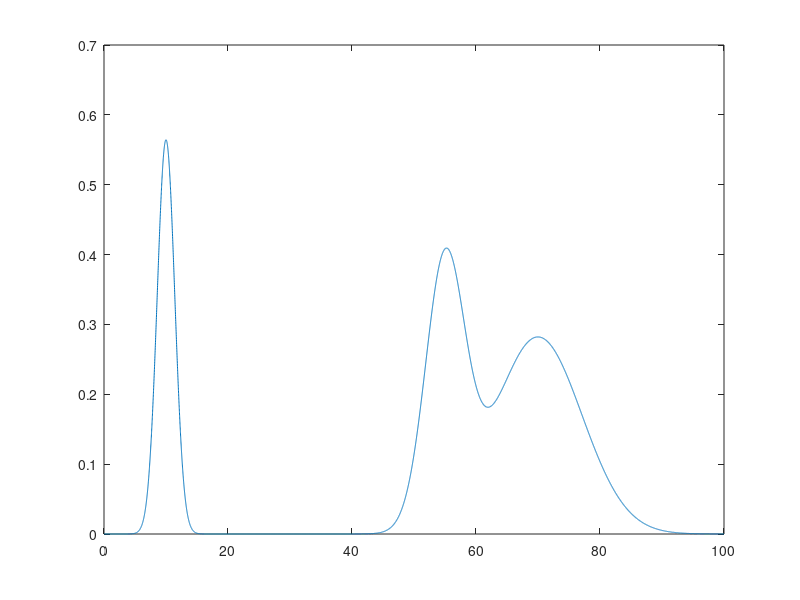

Write MATLAB code to recreate this figure. (Note: this script raises an error after producing the figure.)
function test_fftf_1D
% testing filter, related to standard fft transformation.

t = (1:10000)*0.01;

fd = fdistr(t);
plot(t,fd);
distr = build_distribution(t,fd,100000);

[bedg,bin] = build_bins(t);
fc = histcounts(distr,bedg);
fc = fc./bin;
hold on;
plot(t,fc);


[X, f, y, y2] = fftf_1D(t, fc, [],20);

[X, f, y, y2] = fftf_1D(t, fc, [],10);
[X, f, y, y2] = fftf_1D(t, fc, [],50);








function fd = fdistr(t)

t_min = min(t);
t_max = max(t);
dT = t_max-t_min;
t0 =[0.1,0.55,0.7]*dT;
Sigma = [sqrt(0.0002),sqrt(0.0010),sqrt(0.0050)]*dT;
Sigma2 =Sigma.*Sigma;
A = [2,3,5];
fd = sum(exp(-(t-t0').^2./(2*Sigma2')).*(A'./Sigma')/sqrt(2*pi),1);
